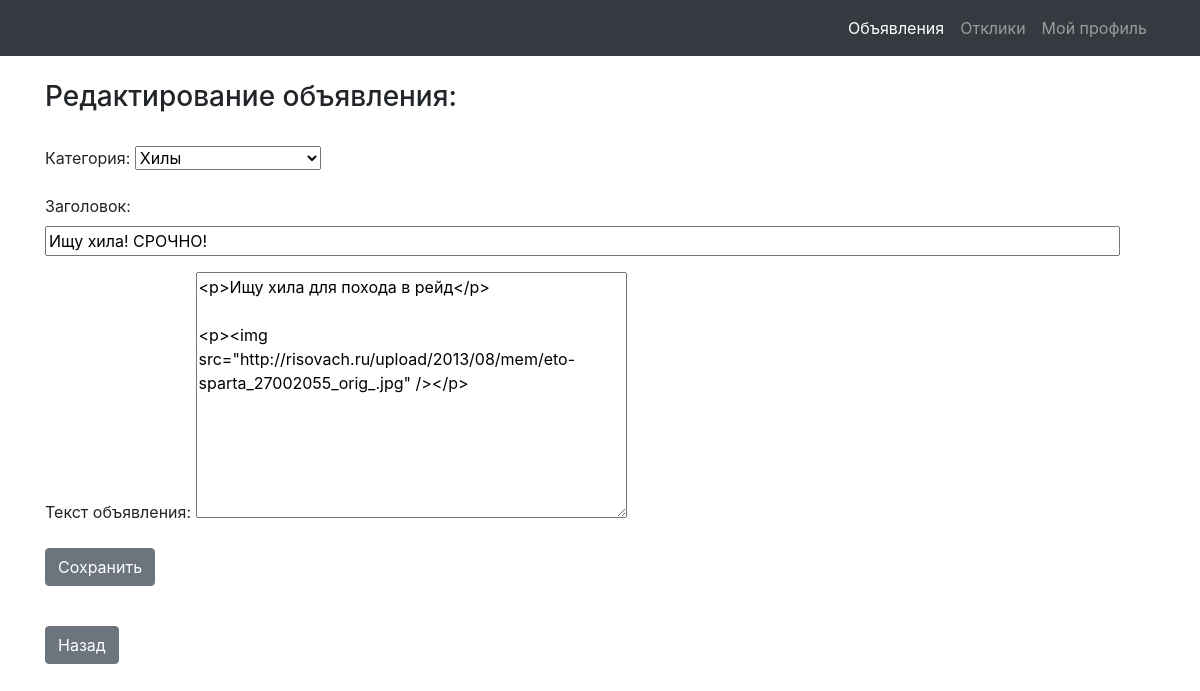
/post/12/edit (signed in), run on the app's committed database.
### board/models.py (models this page shows)
class Post(models.Model):
    author = models.ForeignKey(User, on_delete=models.CASCADE)
    CAT = (('tanks', 'Танки'),
           ('healers', 'Хилы'),
           ('damage_dealers', 'ДД'),
           ('dealers', 'Торговцы'),
           ('gildmasters', 'Гилдмастеры'),
           ('quest_givers', 'Квестгиверы'),
           ('blacksmiths', 'Кузнецы'),
           ('tanners', 'Кожевники'),
           ('potion_makers', 'Зельевары'),
           ('spell_masters', 'Мастера заклинаний'))
    category = models.CharField(max_length=15, choices=CAT, verbose_name='Категория')
    dateCreation = models.DateTimeField(auto_now_add=True)
    title = models.CharField(max_length=256, verbose_name='Название')
    text = RichTextField()

### board/views.py (the view, shortened to what this page needs)
# urls.py: path('post/<int:pk>/edit', EditPost.as_view()),
class EditPost(PermissionRequiredMixin, UpdateView):
    permission_required = 'board.change_post'
    template_name = 'edit_post.html'
    form_class = PostForm
    success_url = '/create/'
    def dispatch(self, request, *args, **kwargs):
        author = Post.objects.get(pk=self.kwargs.get('pk')).author.username
        if self.request.user.username == 'admin' or self.request.user.username == author:
            return super().dispatch(request, *args, **kwargs)
        else:
            return HttpResponse("Редактировать объявление может только его автор")
    def get_object(self, **kwargs):
        id = self.kwargs.get('pk')
        return Post.objects.get(pk=id)

### board/forms.py
class PostForm(forms.ModelForm):
    class Meta:
        model = Post
        widgets = {'title': forms.TextInput(attrs={'size': '100'})}
        fields = ('category', 'title', 'text',)
    def __init__(self, *args, **kwargs):
        super(PostForm, self).__init__(*args, **kwargs)
        self.fields['category'].label = "Категория:"
        self.fields['title'].label = "Заголовок"
        self.fields['text'].label = "Текст объявления:"

### templates/edit_post.html (shortened to what this page needs)
{% extends 'default.html' %}
{% load bootstrap4 %}
{% load static %}
{% block content %}
    <br>
    <h3>Редактирование объявления:</h3><br>
	<form method="post" enctype="multipart/form-data">
        {{ form.as_p }}
		<input class="btn btn-secondary" type="submit" value="Сохранить">
	</form><br>
    <input type=button value="Назад" class="btn btn-secondary" onClick="javascript:history.go(-1);">
{% endblock content %}

### data on the page
Post: category "Хилы", title "Ищу хила! СРОЧНО!", text "<p>Ищу хила для похода в рейд</p> <p><img src=\"http://risovach.ru/upload/2013/08/mem/eto-sparta_27002055_orig_.jpg\" /></p>"
